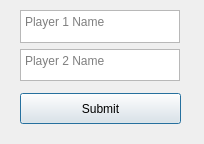
<?xml version="1.0" encoding="UTF-8"?>
<ui version="4.0">
 <class>Dialog</class>
 <widget class="QDialog" name="Dialog">
  <property name="geometry">
   <rect>
    <x>0</x>
    <y>0</y>
    <width>204</width>
    <height>144</height>
   </rect>
  </property>
  <property name="windowTitle">
   <string>Dialog</string>
  </property>
  <widget class="QWidget" name="verticalLayoutWidget">
   <property name="geometry">
    <rect>
     <x>20</x>
     <y>10</y>
     <width>160</width>
     <height>71</height>
    </rect>
   </property>
   <layout class="QVBoxLayout" name="verticalLayout">
    <item>
     <widget class="QPlainTextEdit" name="player1Text">
      <property name="centerOnScroll">
       <bool>false</bool>
      </property>
      <property name="placeholderText">
       <string>Player 1 Name</string>
      </property>
     </widget>
    </item>
    <item>
     <widget class="QPlainTextEdit" name="player2Text">
      <property name="placeholderText">
       <string>Player 2 Name</string>
      </property>
     </widget>
    </item>
   </layout>
  </widget>
  <widget class="QPushButton" name="submitButton">
   <property name="geometry">
    <rect>
     <x>20</x>
     <y>93</y>
     <width>161</width>
     <height>31</height>
    </rect>
   </property>
   <property name="text">
    <string>Submit</string>
   </property>
  </widget>
 </widget>
 <resources/>
 <connections/>
</ui>
